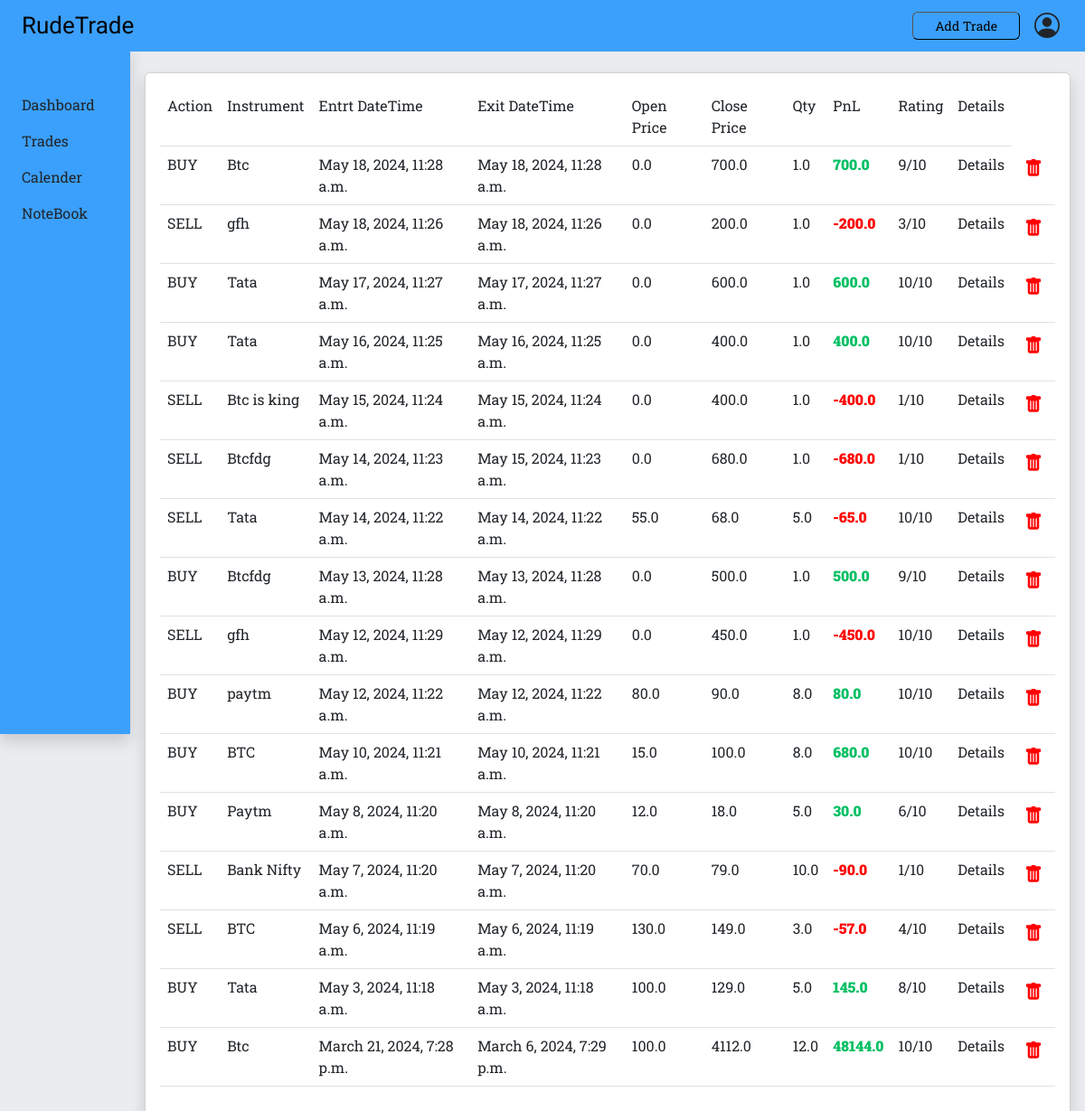
Before: /trades (signed in) with the older database file.
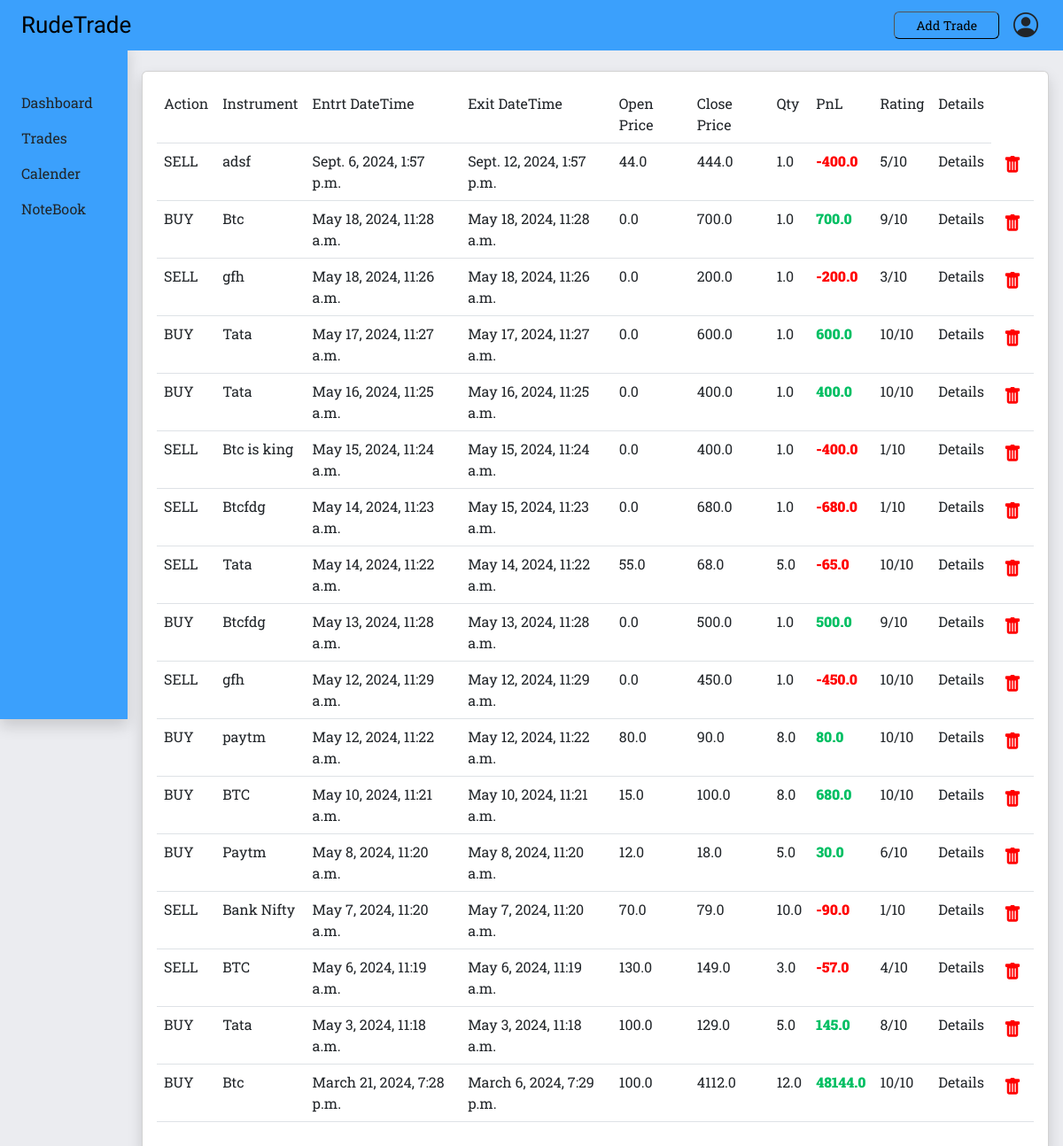
After: the same page with the newer database file.
### addtrade/models.py (models this page shows)
class usersData(models.Model):
    user_id = models.ForeignKey(rudeusers, on_delete=models.CASCADE , default= None)
    trade_id = models.AutoField
    action =  models.CharField(max_length=10,default=None)
    market =  models.CharField(max_length=10,default=None)
    symbol =  models.CharField(max_length=20,default=None)
    quantity =  models.FloatField(default=None)
    entry_datetime = models.DateTimeField(default=None)
    exit_datetime =  models.DateTimeField(default=None)
    entry_price =  models.FloatField(default=None)
    exit_price =  models.FloatField(default=None)
    entry_reason =  models.CharField(max_length=200,default=None)
    follow_setup =  models.CharField(max_length=5,default=None)
    trade_note =  models.CharField(max_length=5000,default=None)
    pnl =  models.FloatField(default=None)
    trade_rating =  models.IntegerField(default=None)

### trades/views.py (the view)
# urls.py: path('trades',trades, name='trades'),
def trades(request):
    userid = request.session.get('userid')
    get_trades = usersData.objects.filter(user_id=userid).order_by('-entry_datetime')
    return render(request, 'trades.html',{'get_trades': get_trades})

### templates/trades.html (shortened to what this page needs)
{% include 'partials/head-code.html' %}
<body>
  {% include 'partials/topbar.html' %}
  <div class=" m-0 mt-5 w-100">
    {% include 'partials/sidebar.html' %}
    <div class=" container-fluid bg-secondary-color text-bg-black  p-3  " style="margin-left: 12%; width:88%">
      <div class="card shadow mt-3 p-3 " style="min-height: 87vh;">
        <table class="table rounded">
          <tr class="bg-secondary text-light rounded">
            <th class="fw-normal">Action</th>
            <th class="fw-normal">Instrument</th>
            <th class="fw-normal">Entrt DateTime</th>
            <th class="fw-normal">Exit DateTime</th>
            <th class="fw-normal">Open Price</th>
            <th class="fw-normal">Close Price</th>
            <th class="fw-normal">Qty</th>
            <th class="fw-normal">PnL</th>
            <th class="fw-normal">Rating</th>
            <th class="fw-normal">Details</th>
          </tr>
          {% for trades in get_trades %}
          <tr class="trades">
            <td>{{trades.action}}</td>
            <td>{{trades.symbol}}</td>
            <td>{{trades.entry_datetime}}</td>
            <td>{{trades.exit_datetime}}</td>
            <td>{{trades.entry_price}}</td>
            <td>{{trades.exit_price}}</td>
            <td>{{trades.quantity}}</td>
            {% if trades.pnl >= 0 %}
              <td style="color: #00BF63; font-weight: 900;">{{trades.pnl}}</td>
              {% else %}
              <td style="color: rgb(255, 0, 0);font-weight: 900;">{{trades.pnl}}</td>
            {% endif %}
            <td>{{trades.trade_rating}}/10</td>
            <td>Details</td>
            <td>
              <button class="bg-transparent border-0" name="delete_trade_btn">
                <i class="bi bi-trash-fill delete_icon"></i></td>
          </tr>
          {% endfor %}
        </table>
      </div>
    </div>
</body>
</html>

Changed rows visible on the page:
added usersData: action "SELL", symbol "adsf", entry_datetime "Sept. 6, 2024, 1:57 p.m.", exit_datetime "Sept. 12, 2024, 1:57 p.m.", entry_price "44.0", exit_price "444.0", quantity "1.0", pnl "-400.0", trade_rating "5"
